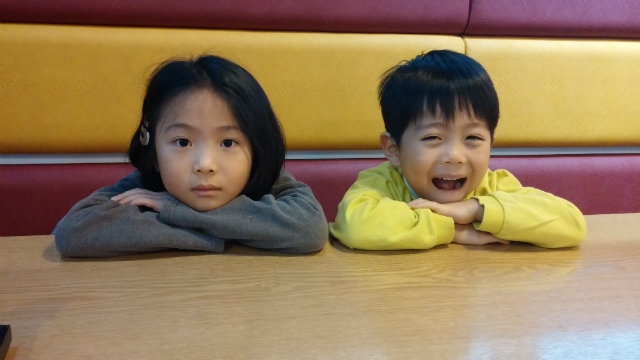
#> input picture img/children.jpg, 640 x 360 px
$ python 0701opencvFace.py
#> lines starting #> are read from the running program, lines starting #| are printed output that depends on the picture; after the words box and inside, x2 and y2 are one past the last pixel; in counts of white or black regions, pixels touching at a corner belong together
import cv2
import numpy as np

face_cascade = cv2.CascadeClassifier('./recdata/haarcascade_frontalface_default.xml')
eye_cascade = cv2.CascadeClassifier('./recdata/haarcascade_eye.xml')

img = cv2.imread('./img/children.jpg')
#> img is the input picture: shape (360, 640, 3); mean B, G, R 87.7, 120.7, 145.5
gray = cv2.cvtColor(img, cv2.COLOR_BGR2GRAY)
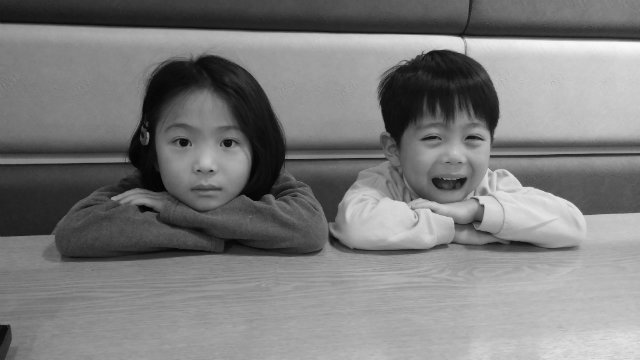
#> gray: shape (360, 640); min 0, max 251, mean 124.4

faces = face_cascade.detectMultiScale(gray)
#> faces = [[398, 97, 106, 106], [146, 96, 120, 120]]
print(f'{faces=}')
#| faces=array([[398,  97, 106, 106],
#|        [146,  96, 120, 120]], dtype=int32)

for (x, y, w, h) in faces:
    cv2.rectangle(img, (x, y), (x+w, y+h), (255, 0, 0), 2)
    roi = gray[y:y+h, x:x+w]

    # 얼굴부분 블러처리
    # roib = img[y:y+h, x:x+w]
    # roib = cv2.blur(roib, (30, 30))
    # img[y:y+h, x:x+w] = roib

    eyes = eye_cascade.detectMultiScale(roi)
    print(f'{eyes=}')
    for (ex, ey, ew, eh) in eyes:
        #cv2.rectangle(img[y:y+h, x:x+w], (ex,ey), (ex+ew, ey + eh), (0,255,0),2)
        cv2.rectangle(img, (x+ex, y+ey), (x+ ex + ew, y+ ey + eh), (0, 255, 0),2)
#> this loop made 2 passes
#> (x, y, w, h, eyes) on passes 1 to 2: (398, 97, 106, 106, [[60, 28, 27, 27], [20, 28, 25, 25]]), (146, 96, 120, 120, [[19, 28, 34, 34], [67, 32, 30, 30]])
#| eyes=array([[60, 28, 27, 27],
#|        [20, 28, 25, 25]], dtype=int32)
#| eyes=array([[19, 28, 34, 34],
#|        [67, 32, 30, 30]], dtype=int32)
#> pass 1, `roi = gray[y:y+h, x:x+w]`:
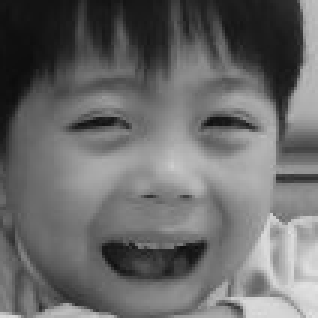
#> roi: shape (106, 106) (shown 3 times larger); min 12, max 227, mean 105.9
#> pass 2, `roi = gray[y:y+h, x:x+w]`:
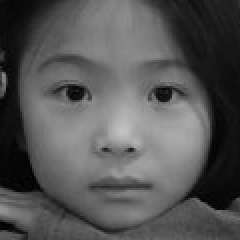
#> roi: shape (120, 120) (shown 2 times larger); min 0, max 194, mean 85.2
#> after the loop:
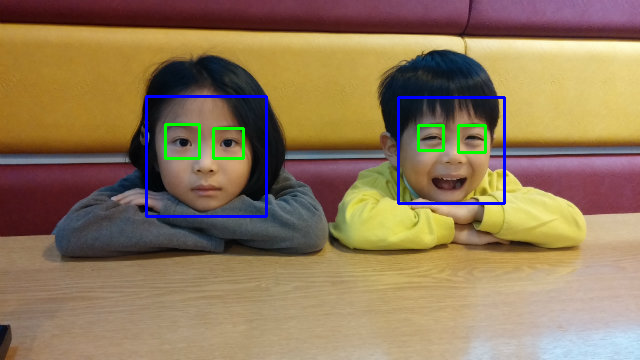
#> img: shape (360, 640, 3); 1.77% of pixels changed, all inside (x1, y1, x2, y2) = (145, 95, 506, 218)
cv2.imshow("img", img)
cv2.waitKey(0)
cv2.destroyAllWindows()
